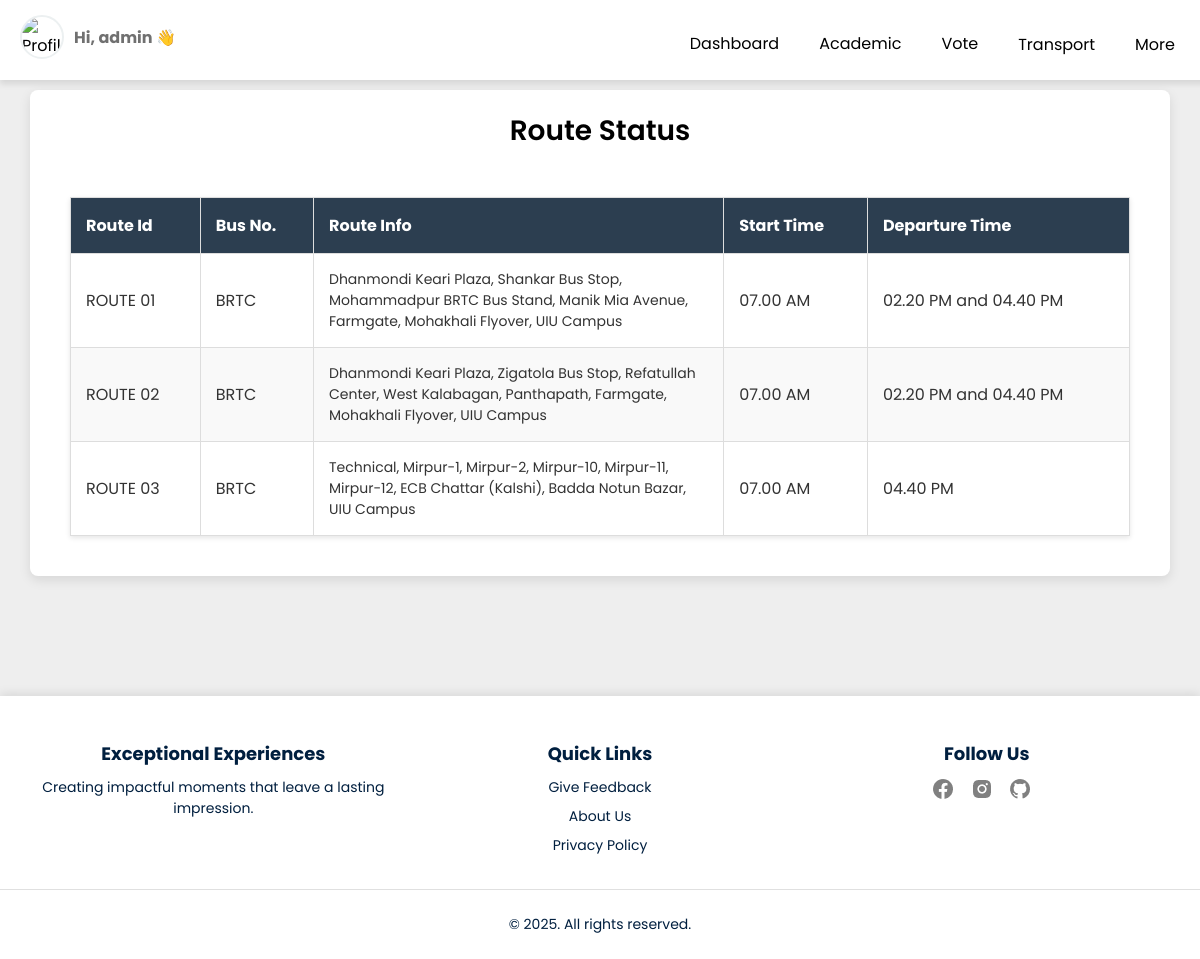
The page /Transport/ViewRoute.php (signed in) on the database its author committed.
### tables this page shows
CREATE TABLE `routes` (
  `id` int(11) NOT NULL,
  `route_id` varchar(255) NOT NULL,
  `bus_no` varchar(155) NOT NULL,
  `route_Info` varchar(500) NOT NULL,
  `starting_time` varchar(255) NOT NULL,
  `depurture_time` varchar(255) NOT NULL,
  `route_created` datetime NOT NULL DEFAULT current_timestamp()
);

### Transport/ViewRoute.php (the view, shortened to what this page needs)
<?php
include_once "../Header/StudentHeader.php";
include("../Connection/dbconnection.php");
?>
<!DOCTYPE html>
<html lang="en">
<head>
</head>
<body>
    <?php
    $resultSql = "SELECT * FROM `routes`
                    ORDER BY route_created ASC";
    $resultSqlResult = mysqli_query($conn, $resultSql);
    if (!mysqli_num_rows($resultSqlResult)) { ?>
        <div class="containerNo">
            <div id="noCustomers" class="alert alert-dark" role="alert">
                <h1 class="alert-heading">No Route Found!!</h1>
                <hr>
            </div>
        </div>
    <?php } else { ?>
        <div class="container11">
            <section id="booking">
                <div id="head" class="head">
                    <h2>Route Status</h2>
                </div>
                <div id="booking-results">
                    <table class="table table-hover table-bordered">
                        <thead>
                            <th>Route Id</th>
                            <th>Bus No.</th>
                            <th>Route Info</th>
                            <th>Start Time</th>
                            <th>Departure Time</th>
                        </thead>
                        <?php
                        while ($row = mysqli_fetch_assoc($resultSqlResult)) {
                            $route_id = $row["route_id"];
                            $bus_no = $row['bus_no'];
                            $route_info = $row["route_Info"];
                            $starting_time = $row["starting_time"];
                            $departure_time = $row["depurture_time"];
                        ?>
                            <tr>
                                <td><?php echo $route_id; ?></td>
                                <td><?php echo $bus_no; ?></td>
                                <td class="route-info"><?php echo $route_info; ?></td>
                                <td><?php echo $starting_time; ?></td>
                                <td><?php echo $departure_time; ?></td>
                            </tr>
                        <?php
                        }
                        ?>
                    </table>
                </div>
            </section>
        </div>
    <?php } ?>
</body>
<?php include_once "../Header/Footer.php"; ?>
</html>

### Header/StudentHeader.php (style rules this page uses)
body { margin: 0px; font-family: "Poppins", sans-serif; }

### Transport/ViewRoute.php (style rules this page uses)
* { font-family: 'Poppins', sans-serif; }
body { background: #eeeeee; color: #333; }
.container11 { max-width: 1100px; margin: 90px auto; padding: 20px; background-color: #fff; box-shadow: 0 4px 12px rgba(0, 0, 0, 0.1); border-radius: 8px; }
.head { text-align: center; margin-bottom: 5px; }
h2 { color: black; font-size: 28px; font-weight: 600; padding: 0px; margin: 0px; }
#booking-results { border-radius: 10px; padding: 20px; }
.table { width: 100%; border-collapse: collapse; margin-top: 20px; box-shadow: 0 2px 5px rgba(0, 0, 0, 0.1); }
.table th, .table td { padding: 15px; text-align: left; border: 1px solid #ddd; }
.table th { background-color: #2c3e50; color: #ffffff; }
.table tr:nth-child(even) { background-color: #f9f9f9; }
.table td.route-info { font-size: 14px; word-wrap: break-word; white-space: normal; max-width: 300px; }

### rows shown on the page
routes: route "ROUTE 01", bus_no "BRTC", route_Info "Dhanmondi Keari Plaza, Shankar Bus Stop, Mohammadpur BRTC Bus Stand, Manik Mia Avenue, Farmgate, Mohakhali Flyover, UIU Campus", starting_time "07.00 AM", depurture_time "02.20 PM and 04.40 PM"
routes: route "ROUTE 02", bus_no "BRTC", route_Info "Dhanmondi Keari Plaza, Zigatola Bus Stop, Refatullah Center, West Kalabagan, Panthapath, Farmgate, Mohakhali Flyover, UIU Campus", starting_time "07.00 AM", depurture_time "02.20 PM and 04.40 PM"
routes: route "ROUTE 03", bus_no "BRTC", route_Info "Technical, Mirpur-1, Mirpur-2, Mirpur-10, Mirpur-11, Mirpur-12, ECB Chattar (Kalshi), Badda Notun Bazar, UIU Campus", starting_time "07.00 AM", depurture_time "04.40 PM"

### other values the page prints
$stname "admin"
